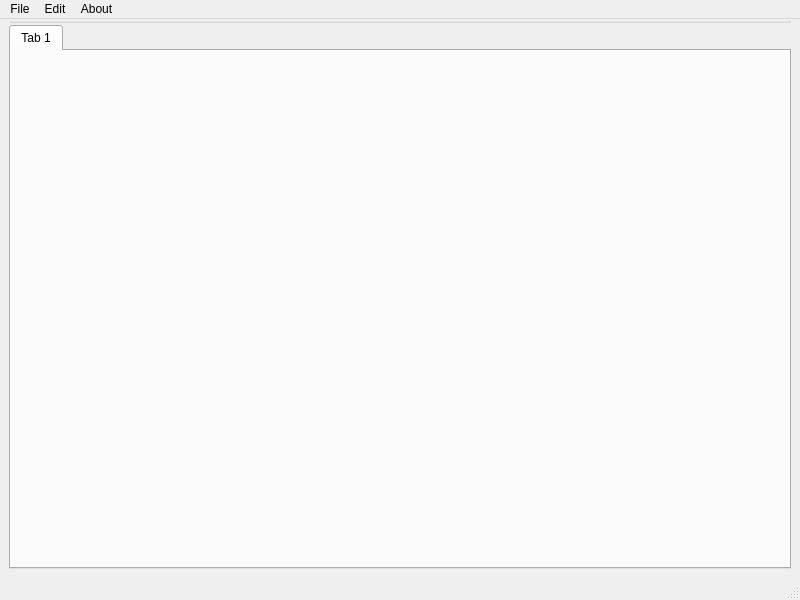
<?xml version="1.0" encoding="UTF-8"?>
<ui version="4.0">
 <class>mainwin</class>
 <widget class="QMainWindow" name="mainwin">
  <property name="geometry">
   <rect>
    <x>0</x>
    <y>0</y>
    <width>800</width>
    <height>600</height>
   </rect>
  </property>
  <property name="windowTitle">
   <string>Regions Builder 1.2</string>
  </property>
  <property name="windowIcon">
   <iconset resource="res.qrc">
    <normaloff>:/misc/gfx/tree.png</normaloff>:/misc/gfx/tree.png</iconset>
  </property>
  <property name="iconSize">
   <size>
    <width>32</width>
    <height>32</height>
   </size>
  </property>
  <widget class="QWidget" name="centralwidget">
   <layout class="QVBoxLayout" name="verticalLayout">
    <property name="spacing">
     <number>2</number>
    </property>
    <property name="topMargin">
     <number>2</number>
    </property>
    <item>
     <widget class="QGroupBox" name="groupBox">
      <property name="maximumSize">
       <size>
        <width>16777215</width>
        <height>2</height>
       </size>
      </property>
      <property name="title">
       <string/>
      </property>
     </widget>
    </item>
    <item>
     <widget class="QTabWidget" name="EditorTabs">
      <property name="sizePolicy">
       <sizepolicy hsizetype="Expanding" vsizetype="Expanding">
        <horstretch>0</horstretch>
        <verstretch>0</verstretch>
       </sizepolicy>
      </property>
      <property name="currentIndex">
       <number>0</number>
      </property>
      <widget class="QWidget" name="tab">
       <attribute name="title">
        <string>Tab 1</string>
       </attribute>
      </widget>
     </widget>
    </item>
   </layout>
  </widget>
  <widget class="QMenuBar" name="menubar">
   <property name="geometry">
    <rect>
     <x>0</x>
     <y>0</y>
     <width>800</width>
     <height>21</height>
    </rect>
   </property>
   <widget class="QMenu" name="menuFile">
    <property name="title">
     <string>File</string>
    </property>
   </widget>
   <widget class="QMenu" name="menuEdit">
    <property name="title">
     <string>Edit</string>
    </property>
   </widget>
   <widget class="QMenu" name="menuAbout">
    <property name="title">
     <string>About</string>
    </property>
    <addaction name="actionWhats_my_OpenGL_Version"/>
   </widget>
   <addaction name="menuFile"/>
   <addaction name="menuEdit"/>
   <addaction name="menuAbout"/>
  </widget>
  <widget class="QStatusBar" name="statusbar"/>
  <action name="actionWhats_my_OpenGL_Version">
   <property name="text">
    <string>Whats my OpenGL Version?</string>
   </property>
  </action>
 </widget>
 <resources>
  <include location="res.qrc"/>
 </resources>
 <connections/>
</ui>
